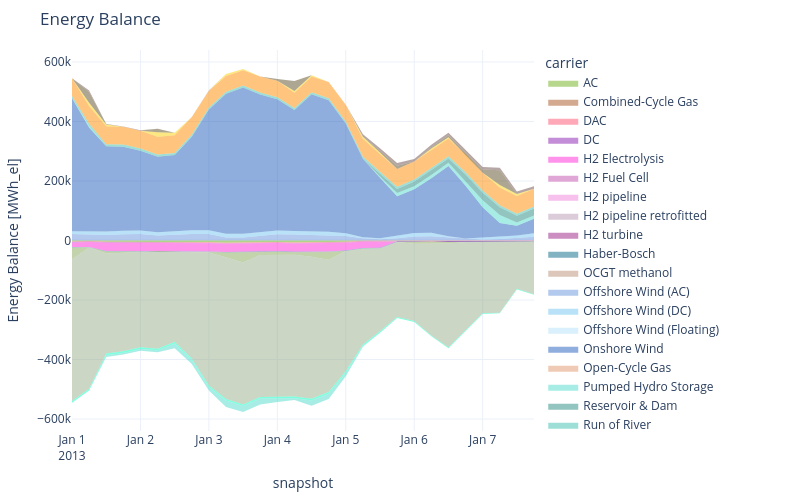

This figure's notebook cell:
### Code cell
n.sanitize()
n.statistics.energy_balance.iplot.area(bus_carrier="AC")
